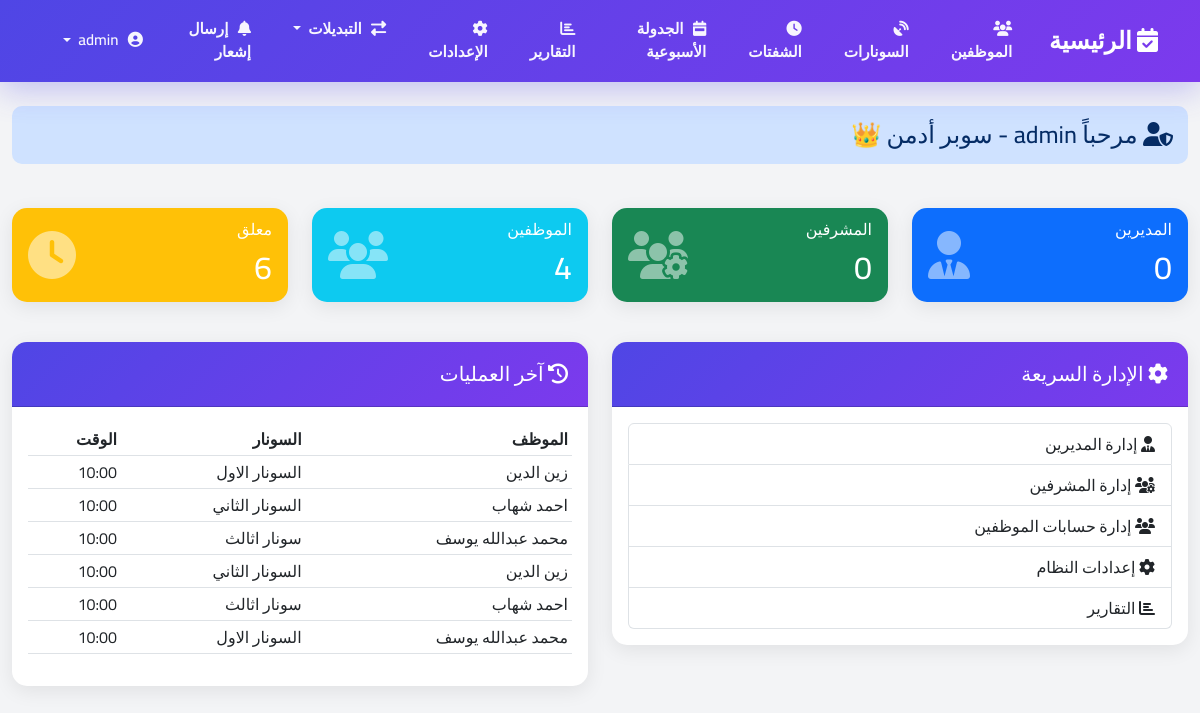
Page /dashboard/admin/ (signed in) on the earlier database version.
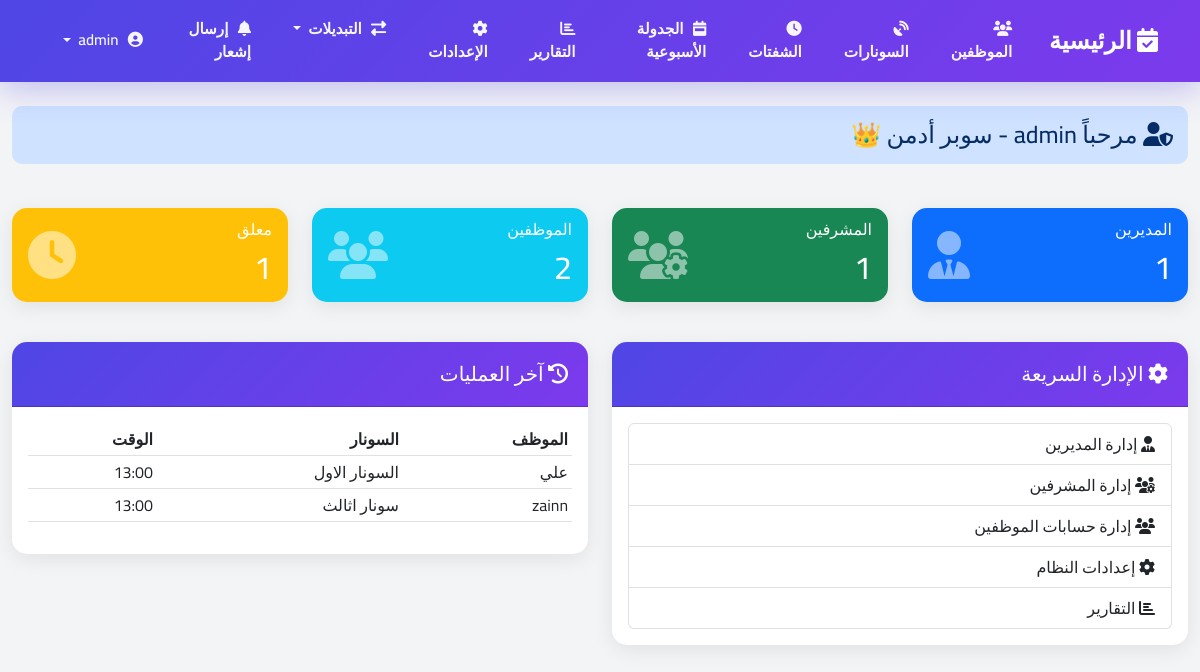
Same page on the later database version.
### shifts/models.py (models this page shows, shortened)
class EmployeeAssignment(models.Model):
    employee = models.ForeignKey(Employee, on_delete=models.CASCADE)
    sonar = models.ForeignKey(Sonar, on_delete=models.CASCADE, null=True, blank=True)  # يمكن أن يكون null للاحتياط
    shift = models.ForeignKey(Shift, on_delete=models.CASCADE)
    assigned_at = models.DateTimeField(default=timezone.now)
    rotation_number = models.IntegerField(default=0)
    confirmed = models.BooleanField(default=False)  # هل تم تأكيد التبديل؟
    notification_sent = models.BooleanField(default=False)  # هل تم إرسال الإشعار؟
    is_standby = models.BooleanField(default=False, verbose_name='في حالة احتياط')  # الموظف في راحة/احتياط
    work_duration_hours = models.FloatField(default=0.0, verbose_name='مدة العمل بالساعات')  # مدة العمل الفعلية
    employee_confirmed = models.BooleanField(default=False, verbose_name='تأكيد الموظف')
    employee_confirmed_at = models.DateTimeField(null=True, blank=True, verbose_name='وقت تأكيد الموظف')
    supervisor_confirmed = models.BooleanField(default=False, verbose_name='تأكيد المشرف')
    supervisor_confirmed_at = models.DateTimeField(null=True, blank=True, verbose_name='وقت تأكيد المشرف')
    supervisor_confirmed_by = models.ForeignKey(
        User,
        on_delete=models.SET_NULL,
        null=True,
        blank=True,
        related_name='confirmed_assignments',
        verbose_name='المشرف المؤكد'
    )
    class Meta:
        verbose_name = 'إسناد موظف'
        verbose_name_plural = 'إسنادات الموظفين'
        ordering = ['-assigned_at']

class Employee(models.Model):
    user = models.OneToOneField(User, on_delete=models.CASCADE, related_name='employee_profile', null=True, blank=True)
    name = models.CharField(max_length=100, verbose_name='اسم الموظف')
    telegram_id = models.CharField(max_length=50, null=True, blank=True, verbose_name='معرف تليجرام')
    is_on_leave = models.BooleanField(default=False, verbose_name='في إجازة')
    created_at = models.DateTimeField(auto_now_add=True, null=True, blank=True, verbose_name='تاريخ الإنشاء')
    created_by = models.ForeignKey(User, on_delete=models.SET_NULL, null=True, blank=True,
                                   related_name='created_employees', verbose_name='أنشئ بواسطة')
    total_work_hours = models.FloatField(default=0.0, verbose_name='إجمالي ساعات العمل')
    last_work_datetime = models.DateTimeField(null=True, blank=True, verbose_name='آخر وقت عمل')
    consecutive_rest_count = models.IntegerField(default=0, verbose_name='عدد مرات الراحة المتتالية')
    class Meta:
        verbose_name = 'موظف'
        verbose_name_plural = 'الموظفين'

class Sonar(models.Model):
    name = models.CharField(max_length=50)
    active = models.BooleanField(default=True)  # لتحديد إذا كانت المحطة نشطة
    max_employees = models.IntegerField(default=1)  # عدد الموظفين المطلوب لكل محطة

### shifts/views.py (the view)
# urls.py: path('dashboard/admin/', views.admin_dashboard, name='admin_dashboard'),
@superadmin_required
def admin_dashboard(request):
    total_managers = Manager.objects.filter(is_active=True).count()
    total_supervisors = Supervisor.objects.filter(is_active=True).count()
    total_employees = Employee.objects.count()
    total_sonars = Sonar.objects.count()
    total_assignments = EmployeeAssignment.objects.count()
    pending_assignments = EmployeeAssignment.objects.filter(employee_confirmed=False).count()
    recent_assignments = EmployeeAssignment.objects.order_by('-assigned_at')[:10]
    context = {
        'user_role': 'superadmin',
        'total_managers': total_managers,
        'total_supervisors': total_supervisors,
        'total_employees': total_employees,
        'total_sonars': total_sonars,
        'total_assignments': total_assignments,
        'pending_assignments': pending_assignments,
        'recent_assignments': recent_assignments,
    }
    return render(request, 'dashboards/admin.html', context)

### templates/dashboards/admin.html (shortened to what the changed rows need)
{% extends 'base.html' %}
{% block content %}
<div class="container-fluid py-4">
    <div class="row mb-4">
        <div class="col-md-3 mb-3">
            <div class="card bg-primary text-white">
                <div class="card-body">
                    <div class="d-flex justify-content-between align-items-center">
                        <div>
                            <h6 class="card-subtitle mb-2">المديرين</h6>
                            <h2 class="mb-0">{{ total_managers }}</h2>
                        </div>
                    </div>
                </div>
            </div>
        </div>
        <div class="col-md-3 mb-3">
            <div class="card bg-success text-white">
                <div class="card-body">
                    <div class="d-flex justify-content-between align-items-center">
                        <div>
                            <h6 class="card-subtitle mb-2">المشرفين</h6>
                            <h2 class="mb-0">{{ total_supervisors }}</h2>
                        </div>
                    </div>
                </div>
            </div>
        </div>
        <div class="col-md-3 mb-3">
            <div class="card bg-info text-white">
                <div class="card-body">
                    <div class="d-flex justify-content-between align-items-center">
                        <div>
                            <h6 class="card-subtitle mb-2">الموظفين</h6>
                            <h2 class="mb-0">{{ total_employees }}</h2>
                        </div>
                    </div>
                </div>
            </div>
        </div>
        <div class="col-md-3 mb-3">
            <div class="card bg-warning text-white">
                <div class="card-body">
                    <div class="d-flex justify-content-between align-items-center">
                        <div>
                            <h6 class="card-subtitle mb-2">معلق</h6>
                            <h2 class="mb-0">{{ pending_assignments }}</h2>
                        </div>
                    </div>
                </div>
            </div>
        </div>
    </div>
    <div class="row">
        <div class="col-md-6 mb-4">
            <div class="card">
                <div class="card-body">
                    <div class="table-responsive">
                        <table class="table table-sm">
                            <thead>
                                <tr>
                                    <th>الموظف</th>
                                    <th>السونار</th>
                                    <th>الوقت</th>
                                </tr>
                            </thead>
                            <tbody>
                                {% for assignment in recent_assignments %}
                                <tr>
                                    <td>{{ assignment.employee.name }}</td>
                                    <td>{{ assignment.sonar.name }}</td>
                                    <td>{{ assignment.assigned_at|date:"H:i" }}</td>
                                </tr>
                                {% empty %}
                                <tr>
                                    <td colspan="3" class="text-center">لا توجد عمليات</td>
                                </tr>
                                {% endfor %}
                            </tbody>
                        </table>
                    </div>
                </div>
            </div>
        </div>
    </div>
</div>
{% endblock %}

Differences in the rows shown:
removed EmployeeAssignment: employee.name "زين الدين", sonar.name "السونار الاول", assigned_at "10:00"
removed EmployeeAssignment: employee.name "احمد شهاب", sonar.name "السونار الثاني", assigned_at "10:00"
removed EmployeeAssignment: employee.name "محمد عبدالله يوسف", sonar.name "سونار اثالث", assigned_at "10:00"
removed EmployeeAssignment: employee.name "زين الدين", sonar.name "السونار الثاني", assigned_at "10:00"
removed EmployeeAssignment: employee.name "احمد شهاب", sonar.name "سونار اثالث", assigned_at "10:00"
removed EmployeeAssignment: employee.name "محمد عبدالله يوسف", sonar.name "السونار الاول", assigned_at "10:00"
added EmployeeAssignment: employee.name "علي", sonar.name "السونار الاول", assigned_at "13:00"
added EmployeeAssignment: employee.name "zainn", sonar.name "سونار اثالث", assigned_at "13:00"
Other differences:
{{ total_managers }}: "0" → "1"
{{ total_supervisors }}: "0" → "1"
{{ total_employees }}: "4" → "2"
{{ pending_assignments }}: "6" → "1"
